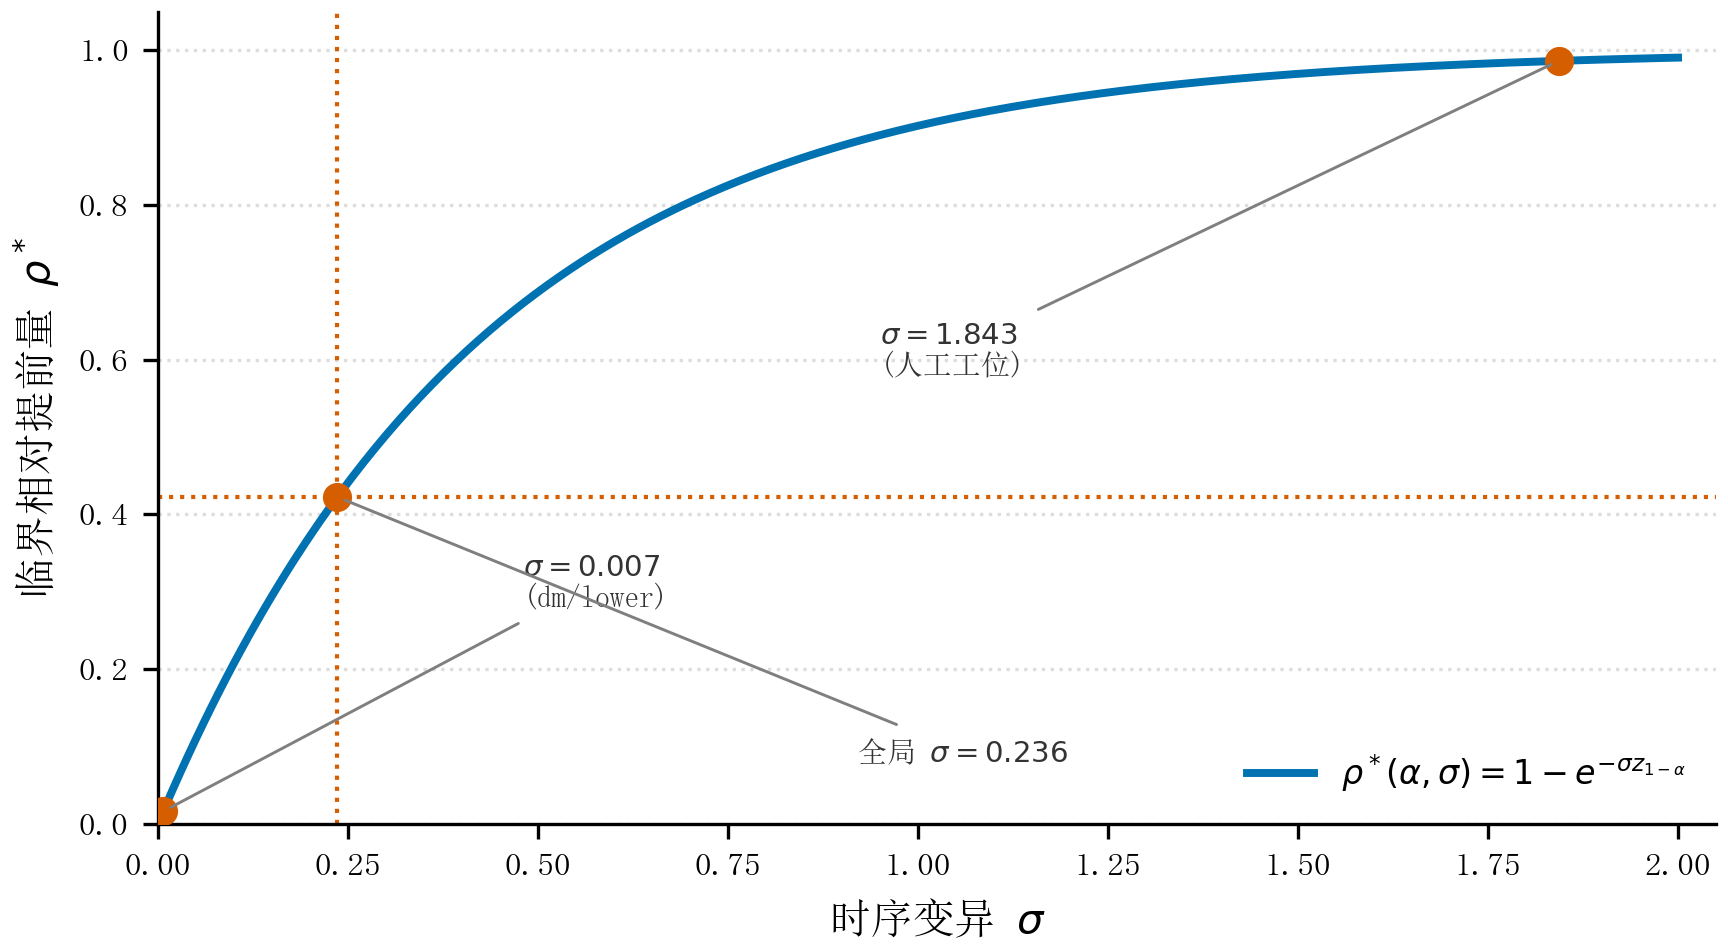

The script that drew this image:
# -*- coding: utf-8 -*-
"""rho*(sigma) curve; global sigma and extreme groups marked."""
from __future__ import print_function, division

import os
import sys

import numpy as np
import matplotlib.pyplot as plt

HERE = os.path.dirname(os.path.abspath(__file__))
sys.path.insert(0, HERE)

from _style import (  # noqa: E402
    FP_TINY, C_OURS, C_LAB, C_TIME, C_LINE, apply_style, save, set_cjk, legend,
)


def main():
    apply_style()
    z = 2.326347874
    sig = np.linspace(0.0, 2.0, 400)
    rho = 1.0 - np.exp(-sig * z)

    fig, ax = plt.subplots(figsize=(6.0, 3.4))
    ax.plot(sig, rho, color=C_OURS, linewidth=1.9, zorder=2,
            label=u"$\\rho^*(\\alpha,\\sigma)=1-e^{-\\sigma z_{1-\\alpha}}$")
    marks = [
        (0.007, 1.0 - np.exp(-0.007 * z), u"$\\sigma{=}0.007$\n(dm/lower)"),
        (0.236, 1.0 - np.exp(-0.236 * z), u"全局 $\\sigma{=}0.236$"),
        (1.843, 1.0 - np.exp(-1.843 * z), u"$\\sigma{=}1.843$\n(人工工位)"),
    ]
    ax.axvline(0.236, color=C_TIME, linestyle=":", linewidth=1.0, zorder=1)
    ax.axhline(1.0 - np.exp(-0.236 * z), color=C_TIME, linestyle=":",
               linewidth=1.0, zorder=1)
    for s, r, lab in marks:
        ax.plot(s, r, "o", color=C_TIME, markersize=6, zorder=3)
    ax.annotate(marks[0][2], xy=(marks[0][0], marks[0][1]),
                xytext=(0.48, 0.28), fontproperties=FP_TINY, color=C_LINE,
                arrowprops=dict(arrowstyle="-", color=C_LAB, lw=0.7))
    ax.annotate(marks[1][2], xy=(marks[1][0], marks[1][1]),
                xytext=(0.92, 0.08), fontproperties=FP_TINY, color=C_LINE,
                arrowprops=dict(arrowstyle="-", color=C_LAB, lw=0.7))
    ax.annotate(marks[2][2], xy=(marks[2][0], marks[2][1]),
                xytext=(0.95, 0.58), fontproperties=FP_TINY, color=C_LINE,
                arrowprops=dict(arrowstyle="-", color=C_LAB, lw=0.7))
    ax.set_xlim(0.0, 2.05)
    ax.set_ylim(0.0, 1.05)
    ax.yaxis.grid(True, linestyle=":", color="#DDDDDD")
    ax.set_axisbelow(True)
    set_cjk(ax, xlabel=u"时序变异 $\\sigma$", ylabel=u"临界相对提前量 $\\rho^*$")
    legend(ax, loc="lower right")
    fig.tight_layout()
    save(fig, "fig_sigma_CN")


if __name__ == "__main__":
    main()
